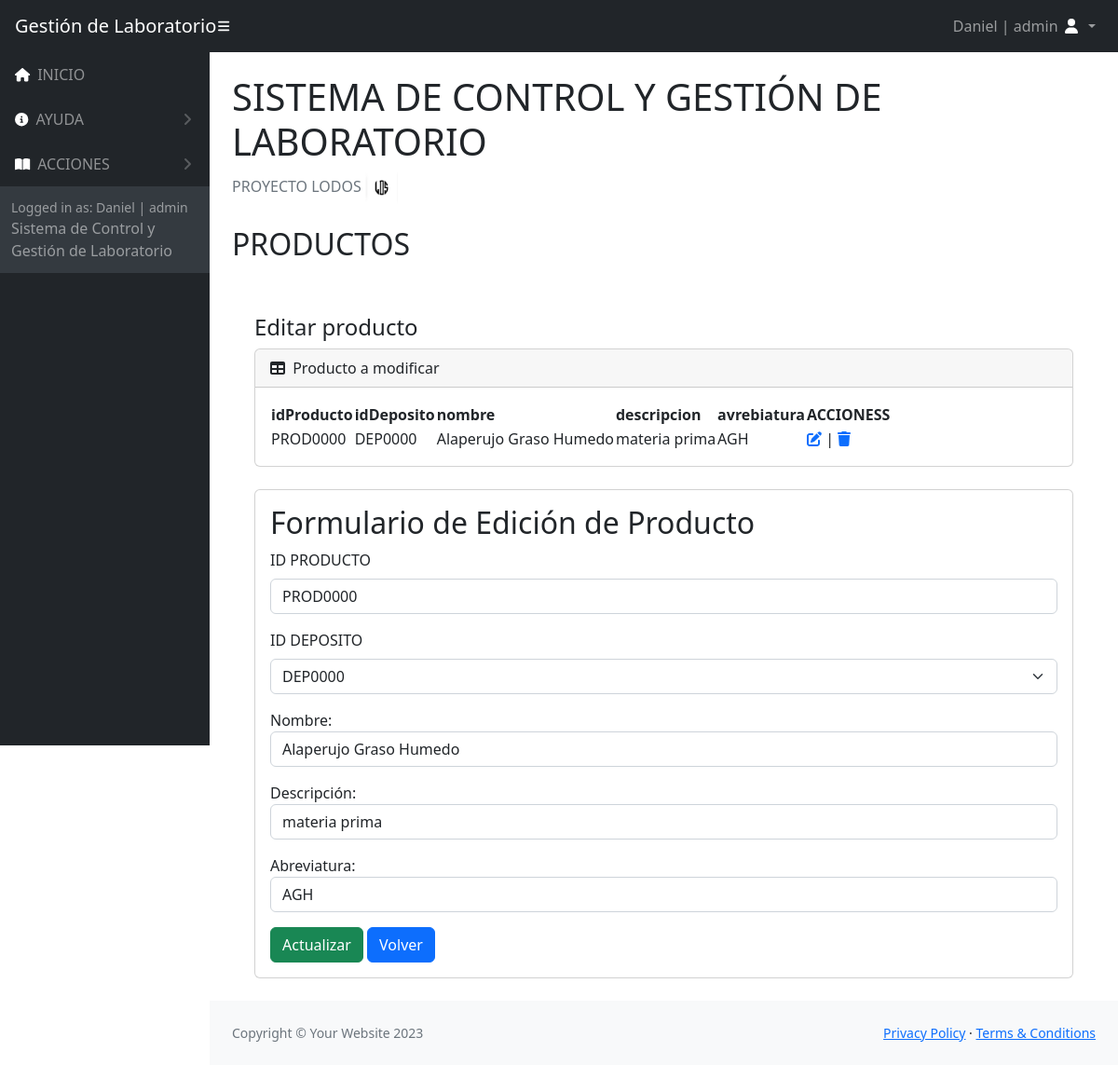
The app's page /Vistas/acciones/accionesProductos/editarProducto.php?id=PROD0000 (signed in) with its own data.
### tables this page shows
CREATE TABLE `producto` (
  `idProducto` varchar(15) NOT NULL,
  `idDeposito` varchar(15) DEFAULT NULL,
  `nombre` varchar(30) DEFAULT NULL,
  `descripcion` varchar(30) DEFAULT NULL,
  `abreviatura` varchar(5) DEFAULT NULL
);

### Vistas/acciones/accionesProductos/editarProducto.php (the view, shortened to what this page needs)
<!DOCTYPE html>
<html lang="es">
    <head>
        <link href="https://cdn.jsdelivr.net/npm/simple-datatables@7.1.2/dist/style.min.css" rel="stylesheet" />
        <link rel="stylesheet" href="https://cdnjs.cloudflare.com/ajax/libs/font-awesome/6.4.2/css/all.min.css" />
        <link href="../../../assets/css/styles.css" rel="stylesheet" />
    </head>
    <body class="sb-nav-fixed">
    <nav class="sb-topnav navbar navbar-expand navbar-dark bg-dark">
            <a class="navbar-brand ps-3" href="../../../index.php">Gestión de Laboratorio</a>
            <button class="btn btn-link btn-sm order-1 order-lg-0 me-4 me-lg-0" id="sidebarToggle" href="#!"><i class="fas fa-bars" style="color: #ffffff;"></i></button>
            <ul class="navbar-nav ms-auto me-0 me-md-3 my-2 my-md-0">
                <li class="nav-item dropdown">
                    <a class="nav-link dropdown-toggle" id="navbarDropdown" href="#" role="button" data-bs-toggle="dropdown" aria-expanded="false">
                    <?php  echo $_SESSION["nombreUsuario"]. " | ".  $_SESSION["tipo"];  ?>
                        <i class="fas fa-user fa-fw" style="color: #ffffff;"></i>
                    </a>
                </li>
            </ul>
        </nav>
        <div id="layoutSidenav">
            <div id="layoutSidenav_nav">
                <nav class="sb-sidenav accordion sb-sidenav-dark" id="sidenavAccordion">
                    <div class="sb-sidenav-menu">
                        <div class="nav">
                            <a class="nav-link" href="../../../index.php">
                                <div class="sb-nav-link-icon"><i class="fa-solid fa-house" style="color: #ffffff;"></i></div>
                                INICIO
                            </a>
                            <?php  if( $_SESSION["tipo"] == "admin") {  ?>
                            <a class="nav-link collapsed" href="#" data-bs-toggle="collapse" data-bs-target="#collapseLayouts" aria-expanded="false" aria-controls="collapseLayouts">
                                <div class="sb-nav-link-icon"><i class="fa-solid fa-circle-info" style="color: #ffffff;"></i></div>
                                AYUDA
                                <div class="sb-sidenav-collapse-arrow"><i class="fas fa-angle-down"></i></div>
                            </a>
                            <?php  }  ?>
                                <a class="nav-link collapsed" href="#" data-bs-toggle="collapse" data-bs-target="#collapsePages" aria-expanded="false" aria-controls="collapsePages">
                                <div class="sb-nav-link-icon"><i class="fas fa-book-open" style="color: #ffffff;"></i></div>
                                ACCIONES
                                <div class="sb-sidenav-collapse-arrow"><i class="fas fa-angle-down"></i></div>
                            </a>
                    </div>
                    <div class="sb-sidenav-footer">
                        <div class="small">Logged in as: <?php  echo $_SESSION["nombreUsuario"]. " | ".  $_SESSION["tipo"];  ?></div>
                        Sistema de Control y Gestión de Laboratorio
                    </div>
                </nav>
            </div>
            <div id="layoutSidenav_content">
                <main>
                    <div class="container-fluid px-4">
                        <h1 class="mt-4">SISTEMA DE CONTROL Y GESTIÓN DE LABORATORIO</h1>
                        <ol class="breadcrumb mb-4">
                        <li class="breadcrumb-item active">PROYECTO LODOS <img style="width: 35px !important; height: 35px !important; padding:0px !important;" src="../../../assets/img/logoLODOS.PNG" alt="ss2"></li>
                        </ol>
                        <h2>PRODUCTOS</h2>
                        <br/>
                                <?php
                                require_once('../../../Controlador/Conexion_DB/config.php');
                                $idProducto = $_GET['id'];
                                $stmt = $connectDB->prepare('SELECT * FROM producto WHERE idProducto = :idProducto');
                                $stmt->bindParam(':idProducto', $idProducto);
                                $stmt->execute();
                                $productoActual = $stmt->fetch(PDO::FETCH_ASSOC);
                            ?>
                        <div class="container-fluid px-4">
                        <h4 class="mt-4">Editar producto</h4>
                        <div class="card mb-4">
                            <div class="card-header">
                                <i class="fas fa-table me-1"></i>
                                Producto a modificar
                                <br>
                            </div>
                            <div class="card-body">
                                <table id="datatablesSimple">
                                    <thead>
                                        <tr>
                                            <th>idProducto</th>
                                            <th>idDeposito</th>
                                            <th>nombre</th>
                                            <th>descripcion</th>
                                            <th>avrebiatura</th>
                                            <th>ACCIONESS</th>
                                        </tr>
                                    </thead>
                                    <tbody>
                                    <tr>
                                        <td><?php echo $productoActual['idProducto']; ?></td>
                                        <td><?php echo $productoActual['idDeposito']; ?></td>
                                        <td><?php echo $productoActual['nombre']; ?></td>
                                        <td><?php echo $productoActual['descripcion']; ?></td>
                                        <td><?php echo $productoActual['abreviatura']; ?></td>
                                        <td>
                                            <?php
                                            echo '<a href="editarProducto.php?id=' . $productoActual['idProducto'] . '">';
                                            echo '<i class="fa-solid fa-pen-to-square"></i>';
                                            echo '</a>';
                                            echo ' | ';
                                            echo '<a href="deleteProducto.php?id=' . $productoActual['idProducto'] . '">';
                                            echo '<i class="fa-solid fa-trash"></i>';
                                            echo '</a>';
                                            ?>
                                        </td>
                                    </tr>
                                    </tbody>
                                </table>
                            </div>
                        </div>
                        <div class="card mb-4">
                            <div class="card-body">
                            <h2>Formulario de Edición de Producto</h2>
                                <form action="" method="get">
                                    <div class="mb-3">
                                        <label for="idProducto" class="form-label">ID PRODUCTO</label>
                                        <input class="form-control col-4" type="text" name="id" value="<?php echo $productoActual['idProducto']; ?>" readonly>
                                    </div>
                                    <div class="mb-3">
                                        <label for="idDeposito" class="form-label">ID DEPOSITO</label>
                                        <select class="form-select" name="idDeposito" id="idDeposito" aria-describedby="helpId">
                                            <?php
                                                $stmtDepositos = $connectDB->query('SELECT idDeposito FROM deposito');
                                                $depositos = $stmtDepositos->fetchAll(PDO::FETCH_COLUMN);
                                                foreach ($depositos as $deposito) {
                                                    echo "<option value=\"$deposito\">$deposito</option>";
                                                }
                                            ?>
                                        </select>
                                    </div>
                                    <div class="mb-3">
                                        <label for="nombre">Nombre:</label>
                                        <input class="form-control col-4" type="text" id="nombre" name="nombre" value="<?php echo $productoActual['nombre']; ?>" >
                                    </div>
                                    <div class="mb-3">
                                        <label for="descripcion">Descripción:</label>
                                        <input class="form-control col-4" type="text" id="descripcion" name="descripcion" value="<?php echo $productoActual['descripcion']; ?>">
                                    </div>
                                    <div class="mb-3">
                                        <label for="abreviatura">Abreviatura:</label>
                                        <input class="form-control col-4" type="text" id="abreviatura" name="abreviatura" value="<?php echo $productoActual['abreviatura']; ?>">
                                    </div>
                                    <input type="submit" class="btn btn-success" name="Enviar" value="Actualizar">
                                    <a href="indexProducto.php"><button class="btn btn-primary" type="button">Volver</button></a>
                                </form>
                            </div>
                        </div>
                    </div>
                    </div>
                </main>
                <footer class="py-4 bg-light mt-auto">
                    <div class="container-fluid px-4">
                        <div class="d-flex align-items-center justify-content-between small">
                            <div class="text-muted">Copyright &copy; Your Website 2023</div>
                            <div>
                                <a href="../../../Vistas/Politicas/politicasPrivacidad.php">Privacy Policy</a>
                                &middot;
                                <a href="../../../Vistas/Politicas/politicasUso.php">Terms &amp; Conditions</a>
                            </div>
                        </div>
                    </div>
                </footer>
            </div>
        </div>
    </body>
</html>

### records on screen
producto: idProducto "PROD0000", idDeposito "DEP0000", nombre "Alaperujo Graso Humedo", descripcion "materia prima", abreviatura "AGH", id "PROD0000"

### other values on screen
$_SESSION["nombreUsuario"] "Daniel"
$_SESSION["tipo"] "admin"
form field idDeposito "DEP0000"
